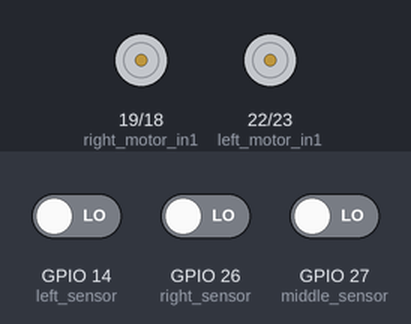
Simulated run of this sketch. Board: ESP32. Parts: motor-driver pin pairs drawn as motors (green arrow = first pin HIGH = forward, orange = second pin HIGH = backward, longer = more drive, scaled by the enable pin). The test bench sets the inputs (shaded band); at power-on: GPIO 14 (left_sensor) LOW, GPIO 26 (right_sensor) LOW, GPIO 27 (middle_sensor) LOW. What the sketch prints to the serial monitor is not drawn.

Above: at 1.2 s.
1.3 s: GPIO 14 (left_sensor) driven HIGH
At 2.5 s:
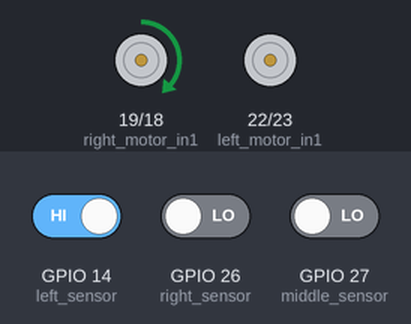
2.8 s: GPIO 14 (left_sensor) driven LOW and GPIO 26 (right_sensor) driven HIGH
At 3.7 s:
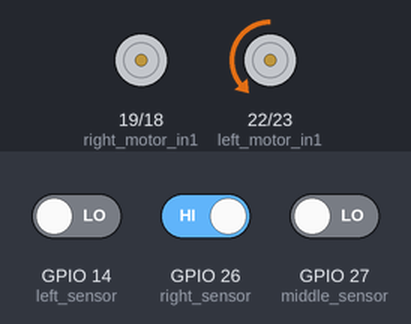
4.3 s: GPIO 26 (right_sensor) driven LOW and GPIO 27 (middle_sensor) driven HIGH
At 4.9 s:
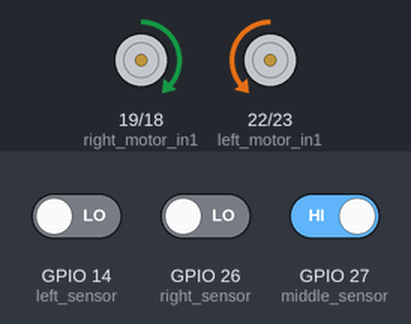
Timing chart, 0 to 7.3 s (numbered marks = the images above; inputs shaded):
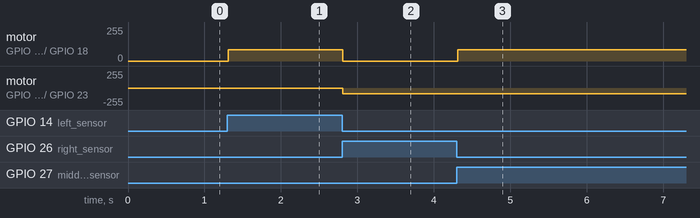

The sketch:

Simple_Line_Follower.ino
```cpp
#include <rom/ets_sys.h>
// LEFT MOTOR PINS
const int left_motor_in1 = 22; // ground
const int left_motor_in2 = 23; //

// RIGHT MOTOR PINS
const int right_motor_in1 = 19; //
const int right_motor_in2 = 18; // ground

// LEFT ENABLE
const int left_motor_enable = 17;

// RIGHT ENABLE
const int right_motor_enable = 16;

// IR SENSORS
const int left_sensor = 14;
const int middle_sensor = 27;
const int right_sensor = 26;

int motor_speed = 85;

int speed_difference = 20;

int sensors_values[3] = {0, 0, 0}; // most left => most right

void forward()
{
  digitalWrite(left_motor_in2, HIGH);
  digitalWrite(left_motor_in1, LOW);
  digitalWrite(right_motor_in1, HIGH);
  digitalWrite(right_motor_in2, LOW);

  analogWrite(left_motor_enable, motor_speed);
  analogWrite(right_motor_enable, motor_speed);
}

void turnLeft()
{
  digitalWrite(left_motor_in1, LOW);   // Right Motor forword Pin
  digitalWrite(left_motor_in2, LOW);   // Right Motor backword Pin
  digitalWrite(right_motor_in1, HIGH); // Left Motor backword Pin
  digitalWrite(right_motor_in2, LOW);  // Left Motor forword Pin

  // analogWrite(left_motor_enable, motor_speed - speed_difference);
  analogWrite(right_motor_enable, motor_speed);// - speed_difference);
}

void turnRight()
{
  digitalWrite(left_motor_in1, LOW);   // Right Motor forword Pin
  digitalWrite(left_motor_in2, HIGH);  // Right Motor backword Pin
  digitalWrite(right_motor_in1, LOW);  // Left Motor backword Pin
  digitalWrite(right_motor_in2, LOW);  // Left Motor forword Pin

  analogWrite(left_motor_enable, motor_speed);// + speed_difference);
  // analogWrite(right_motor_enable, motor_speed - speed_difference);
}

void Stop()
{
  digitalWrite(left_motor_in1, LOW);  // Right Motor forword Pin
  digitalWrite(left_motor_in2, LOW);  // Right Motor backword Pin
  digitalWrite(right_motor_in1, LOW); // Left Motor backword Pin
  digitalWrite(right_motor_in2, LOW); // Left Motor forward Pin
}

void readSensors(){

  // read sensors
  sensors_values[0] = digitalRead(left_sensor);
  sensors_values[1] = digitalRead(middle_sensor);
  sensors_values[2] = digitalRead(right_sensor);
}

void printSensors(){
  Serial.print("Left: ");
  Serial.println(sensors_values[0]); // Middle Left
  Serial.print("Middle: ");
  Serial.println(sensors_values[1]); // Middle Right
  Serial.print("Right: ");
  Serial.println(sensors_values[2]); // Right
  Serial.println("-------------------------------------------"); // Right
}

void setup() {
  // put your setup code here, to run once:

  // Setting up pinmodes of Sensors
  Serial.begin(115200);

  // setup sensors pinmodes as inputs
  pinMode(left_sensor, INPUT);
  pinMode(middle_sensor, INPUT);
  pinMode(right_sensor, INPUT);

  // Setting up pinmodes of motors
  pinMode(left_motor_in1, OUTPUT);
  pinMode(left_motor_in2, OUTPUT);
  pinMode(right_motor_in1, OUTPUT);
  pinMode(right_motor_in2, OUTPUT);

  analogWrite(left_motor_enable, motor_speed);
  analogWrite(right_motor_enable, motor_speed);
}

void loop() {
  // put your main code here, to run repeatedly:
  readSensors();
  printSensors();
  // forward();
  if((sensors_values[0] == 0 && sensors_values[1] == 1 && sensors_values[2] == 0) || (sensors_values[0] == 1 && sensors_values[1] == 1 && sensors_values[2] == 1) ){
    Serial.println("Moving Forward");
    forward();
  }
  else if((sensors_values[0] == 0 && sensors_values[1] == 0 && sensors_values[2] == 1)){// || (sensors_values[0] == 0 && sensors_values[1] == 1 && sensors_values[2] == 1)){
    Serial.println("Turning Right");
    turnRight();
  }
  else if((sensors_values[0] == 1 && sensors_values[1] == 0 && sensors_values[2] == 0)){// || (sensors_values[0] == 1 && sensors_values[1] == 1 && sensors_values[2] == 0)){
    Serial.println("Turning Left");
    turnLeft();
  }
}
```

Measured:
- after the input at 1.3 s, motor on GPIO 19 (right_motor_in1) / GPIO 18 (right_motor_in2): stopped → forward 85/255 at once
- after the input at 2.8 s, motor on GPIO 19 (right_motor_in1) / GPIO 18 (right_motor_in2): forward 85/255 → stopped at once; motor on GPIO 22 (left_motor_in1) / GPIO 23 (left_motor_in2): stopped → backward 85/255 at once
- after the input at 4.3 s, motor on GPIO 19 (right_motor_in1) / GPIO 18 (right_motor_in2): stopped → forward 85/255 at once
